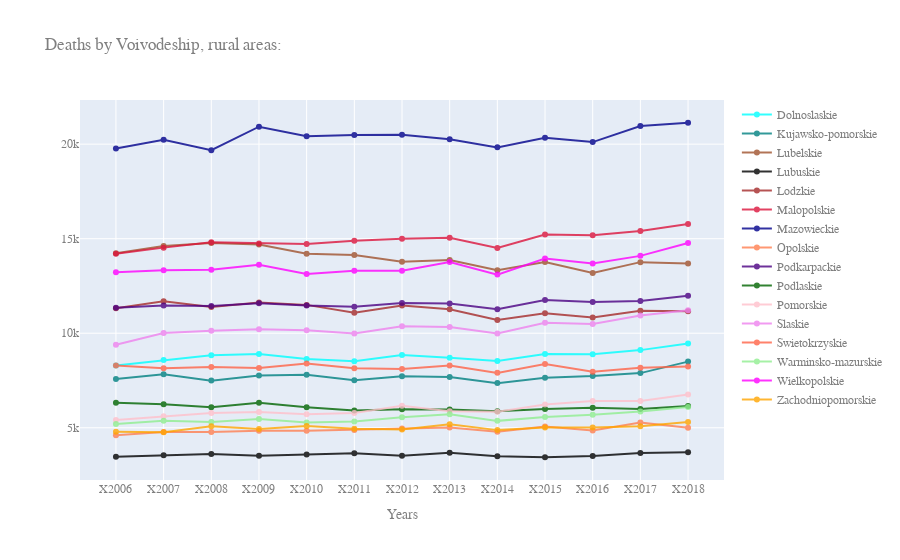

Notebook code for this chart:
### Code cell
df5 = pd.DataFrame(pd.read_csv("~/Desktop/Micro project/deaths.rur.csv", 
                              index_col=0))[["YEAR", "Dolnoslaskie", "Kujawsko-pomorskie", 
           "Lubelskie", "Lubuskie", "Lodzkie", "Malopolskie", "Mazowieckie", 
           "Opolskie", "Podkarpackie", "Podlaskie", "Pomorskie", "Slaskie", 
           "Swietokrzyskie", "Warminsko-mazurskie", "Wielkopolskie", 
           "Zachodniopomorskie"]].copy()

fig = go.Figure()
fig.add_trace(go.Scatter(
                x=df5.YEAR,
                y=df5['Dolnoslaskie'],
                name="Dolnoslaskie",
                line_color='aqua',
                opacity=0.8))

fig.add_trace(go.Scatter(
                x=df5.YEAR,
                y=df5['Kujawsko-pomorskie'],
                name="Kujawsko-pomorskie",
                line_color='teal',
                opacity=0.8))

fig.add_trace(go.Scatter(
                x=df5.YEAR,
                y=df5['Lubelskie'],
                name="Lubelskie",
                line_color='sienna',
                opacity=0.8))

fig.add_trace(go.Scatter(
                x=df5.YEAR,
                y=df5['Lubuskie'],
                name="Lubuskie",
                line_color='black',
                opacity=0.8))

fig.add_trace(go.Scatter(
                x=df5.YEAR,
                y=df5['Lodzkie'],
                name="Lodzkie",
                line_color='brown',
                opacity=0.8))

fig.add_trace(go.Scatter(
                x=df5.YEAR,
                y=df5['Malopolskie'],
                name="Malopolskie",
                line_color='crimson',
                opacity=0.8))

fig.add_trace(go.Scatter(
                x=df5.YEAR,
                y=df5['Mazowieckie'],
                name="Mazowieckie",
                line_color='darkblue',
                opacity=0.8))


fig.add_trace(go.Scatter(
                x=df5.YEAR,
                y=df5['Opolskie'],
                name="Opolskie",
                line_color='coral',
                opacity=0.8))

fig.add_trace(go.Scatter(
                x=df5.YEAR,
                y=df5['Podkarpackie'],
                name="Podkarpackie",
                line_color='indigo',
                opacity=0.8))

fig.add_trace(go.Scatter(
                x=df5.YEAR,
                y=df5['Podlaskie'],
                name="Podlaskie",
                line_color='darkgreen',
                opacity=0.8))

fig.add_trace(go.Scatter(
                x=df5.YEAR,
                y=df5['Pomorskie'],
                name="Pomorskie",
                line_color='pink',
                opacity=0.8))

fig.add_trace(go.Scatter(
                x=df5.YEAR,
                y=df5['Slaskie'],
                name="Slaskie",
                line_color='violet',
                opacity=0.8))

fig.add_trace(go.Scatter(
                x=df5.YEAR,
                y=df5['Swietokrzyskie'],
                name="Swietokrzyskie",
                line_color='tomato',
                opacity=0.8))

fig.add_trace(go.Scatter(
                x=df5.YEAR,
                y=df5['Warminsko-mazurskie'],
                name="Warminsko-mazurskie",
                line_color='lightgreen',
                opacity=0.8))

fig.add_trace(go.Scatter(
                x=df5.YEAR,
                y=df5['Wielkopolskie'],
                name="Wielkopolskie",
                line_color='fuchsia',
                opacity=0.8))

fig.add_trace(go.Scatter(
                x=df5.YEAR,
                y=df5['Zachodniopomorskie'],
                name="Zachodniopomorskie",
                line_color='orange',
                opacity=0.8))

fig.update_layout(title="Deaths by Voivodeship, rural areas:",
    xaxis_title="Years",
    font=dict(
        family="Courier New, monospace, bold",
        color="#7f7f7f"
    )
)

fig.show()

### Figure 1 — Plotly figure (JSON) as saved in the notebook; plotly's stock layout.template omitted (floating-point values rounded to 4 significant figures)
{"data": [{"line": {"color": "aqua"}, "name": "Dolnoslaskie", "opacity": 0.8, "type": "scatter", "x": ["X2006", "X2007", "X2008", "X2009", "X2010", "X2011", "X2012", "X2013", "X2014", "X2015", "X2016", "X2017", "X2018"], "y": [8292, 8578, 8836, 8906, 8639, 8519, 8852, 8705, 8534, 8896, 8882, 9106, 9455]}, {"line": {"color": "teal"}, "name": "Kujawsko-pomorskie", "opacity": 0.8, "type": "scatter", "x": ["X2006", "X2007", "X2008", "X2009", "X2010", "X2011", "X2012", "X2013", "X2014", "X2015", "X2016", "X2017", "X2018"], "y": [7584, 7836, 7493, 7763, 7806, 7508, 7726, 7679, 7361, 7641, 7737, 7890, 8499]}, {"line": {"color": "sienna"}, "name": "Lubelskie", "opacity": 0.8, "type": "scatter", "x": ["X2006", "X2007", "X2008", "X2009", "X2010", "X2011", "X2012", "X2013", "X2014", "X2015", "X2016", "X2017", "X2018"], "y": [14229, 14610, 14777, 14692, 14203, 14136, 13781, 13867, 13330, 13767, 13181, 13760, 13693]}, {"line": {"color": "black"}, "name": "Lubuskie", "opacity": 0.8, "type": "scatter", "x": ["X2006", "X2007", "X2008", "X2009", "X2010", "X2011", "X2012", "X2013", "X2014", "X2015", "X2016", "X2017", "X2018"], "y": [3472, 3549, 3607, 3517, 3583, 3650, 3519, 3684, 3492, 3440, 3509, 3664, 3701]}, {"line": {"color": "brown"}, "name": "Lodzkie", "opacity": 0.8, "type": "scatter", "x": ["X2006", "X2007", "X2008", "X2009", "X2010", "X2011", "X2012", "X2013", "X2014", "X2015", "X2016", "X2017", "X2018"], "y": [11322, 11688, 11388, 11623, 11499, 11087, 11460, 11267, 10704, 11055, 10838, 11192, 11168]}, {"line": {"color": "crimson"}, "name": "Malopolskie", "opacity": 0.8, "type": "scatter", "x": ["X2006", "X2007", "X2008", "X2009", "X2010", "X2011", "X2012", "X2013", "X2014", "X2015", "X2016", "X2017", "X2018"], "y": [14203, 14527, 14808, 14749, 14719, 14892, 14995, 15052, 14506, 15218, 15185, 15405, 15777]}, {"line": {"color": "darkblue"}, "name": "Mazowieckie", "opacity": 0.8, "type": "scatter", "x": ["X2006", "X2007", "X2008", "X2009", "X2010", "X2011", "X2012", "X2013", "X2014", "X2015", "X2016", "X2017", "X2018"], "y": [19775, 20236, 19677, 20922, 20421, 20489, 20494, 20264, 19830, 20341, 20109, 20962, 21132]}, {"line": {"color": "coral"}, "name": "Opolskie", "opacity": 0.8, "type": "scatter", "x": ["X2006", "X2007", "X2008", "X2009", "X2010", "X2011", "X2012", "X2013", "X2014", "X2015", "X2016", "X2017", "X2018"], "y": [4606, 4769, 4782, 4846, 4836, 4884, 4959, 5009, 4786, 5070, 4858, 5278, 5004]}, {"line": {"color": "indigo"}, "name": "Podkarpackie", "opacity": 0.8, "type": "scatter", "x": ["X2006", "X2007", "X2008", "X2009", "X2010", "X2011", "X2012", "X2013", "X2014", "X2015", "X2016", "X2017", "X2018"], "y": [11341, 11463, 11445, 11587, 11463, 11402, 11603, 11572, 11272, 11757, 11645, 11706, 11976]}, {"line": {"color": "darkgreen"}, "name": "Podlaskie", "opacity": 0.8, "type": "scatter", "x": ["X2006", "X2007", "X2008", "X2009", "X2010", "X2011", "X2012", "X2013", "X2014", "X2015", "X2016", "X2017", "X2018"], "y": [6319, 6249, 6084, 6329, 6079, 5913, 5983, 5967, 5877, 5998, 6063, 5997, 6146]}, {"line": {"color": "pink"}, "name": "Pomorskie", "opacity": 0.8, "type": "scatter", "x": ["X2006", "X2007", "X2008", "X2009", "X2010", "X2011", "X2012", "X2013", "X2014", "X2015", "X2016", "X2017", "X2018"], "y": [5411, 5603, 5775, 5834, 5716, 5787, 6167, 5876, 5846, 6230, 6409, 6410, 6758]}, {"line": {"color": "violet"}, "name": "Slaskie", "opacity": 0.8, "type": "scatter", "x": ["X2006", "X2007", "X2008", "X2009", "X2010", "X2011", "X2012", "X2013", "X2014", "X2015", "X2016", "X2017", "X2018"], "y": [9389, 10011, 10126, 10208, 10163, 9986, 10364, 10328, 9990, 10548, 10493, 10933, 11210]}, {"line": {"color": "tomato"}, "name": "Swietokrzyskie", "opacity": 0.8, "type": "scatter", "x": ["X2006", "X2007", "X2008", "X2009", "X2010", "X2011", "X2012", "X2013", "X2014", "X2015", "X2016", "X2017", "X2018"], "y": [8299, 8151, 8211, 8164, 8399, 8144, 8107, 8290, 7903, 8373, 7967, 8175, 8237]}, {"line": {"color": "lightgreen"}, "name": "Warminsko-mazurskie", "opacity": 0.8, "type": "scatter", "x": ["X2006", "X2007", "X2008", "X2009", "X2010", "X2011", "X2012", "X2013", "X2014", "X2015", "X2016", "X2017", "X2018"], "y": [5203, 5370, 5303, 5469, 5280, 5327, 5557, 5708, 5364, 5563, 5687, 5856, 6092]}, {"line": {"color": "fuchsia"}, "name": "Wielkopolskie", "opacity": 0.8, "type": "scatter", "x": ["X2006", "X2007", "X2008", "X2009", "X2010", "X2011", "X2012", "X2013", "X2014", "X2015", "X2016", "X2017", "X2018"], "y": [13231, 13328, 13362, 13624, 13129, 13299, 13302, 13762, 13100, 13947, 13684, 14091, 14773]}, {"line": {"color": "orange"}, "name": "Zachodniopomorskie", "opacity": 0.8, "type": "scatter", "x": ["X2006", "X2007", "X2008", "X2009", "X2010", "X2011", "X2012", "X2013", "X2014", "X2015", "X2016", "X2017", "X2018"], "y": [4791, 4763, 5075, 4935, 5091, 4954, 4904, 5185, 4875, 5010, 5013, 5081, 5299]}], "layout": {"font": {"color": "#7f7f7f", "family": "Courier New, monospace, bold"}, "title": {"text": "Deaths by Voivodeship, rural areas:"}, "xaxis": {"title": {"text": "Years"}}}}
